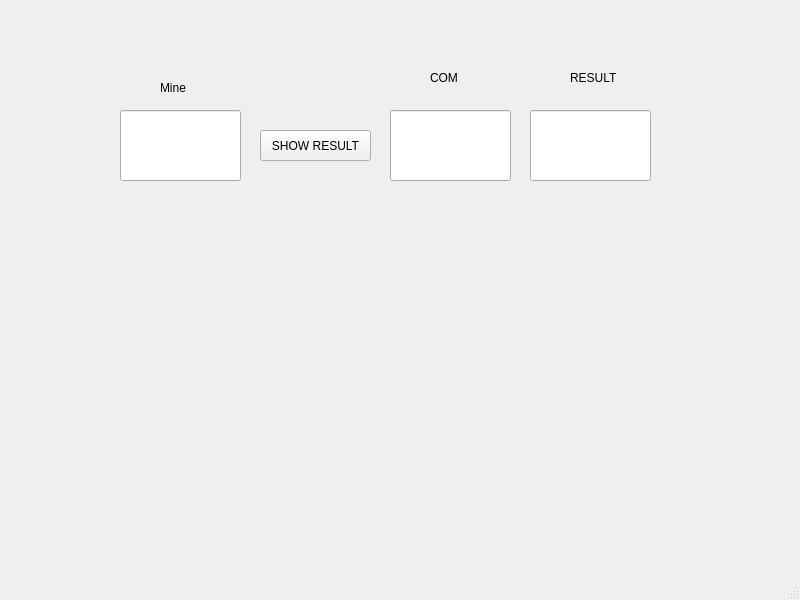
<?xml version="1.0" encoding="UTF-8"?>
<ui version="4.0">
 <class>MainWindow</class>
 <widget class="QMainWindow" name="MainWindow">
  <property name="geometry">
   <rect>
    <x>0</x>
    <y>0</y>
    <width>800</width>
    <height>600</height>
   </rect>
  </property>
  <property name="windowTitle">
   <string>MainWindow</string>
  </property>
  <widget class="QWidget" name="centralwidget">
   <widget class="QLabel" name="lbl">
    <property name="geometry">
     <rect>
      <x>160</x>
      <y>80</y>
      <width>41</width>
      <height>16</height>
     </rect>
    </property>
    <property name="accessibleName">
     <string/>
    </property>
    <property name="text">
     <string>Mine</string>
    </property>
   </widget>
   <widget class="QPushButton" name="pb">
    <property name="geometry">
     <rect>
      <x>260</x>
      <y>130</y>
      <width>111</width>
      <height>31</height>
     </rect>
    </property>
    <property name="text">
     <string>SHOW RESULT</string>
    </property>
   </widget>
   <widget class="QLineEdit" name="le1">
    <property name="geometry">
     <rect>
      <x>120</x>
      <y>110</y>
      <width>121</width>
      <height>71</height>
     </rect>
    </property>
    <property name="text">
     <string/>
    </property>
   </widget>
   <widget class="QLineEdit" name="le2">
    <property name="geometry">
     <rect>
      <x>390</x>
      <y>110</y>
      <width>121</width>
      <height>71</height>
     </rect>
    </property>
    <property name="text">
     <string/>
    </property>
   </widget>
   <widget class="QLineEdit" name="le3">
    <property name="geometry">
     <rect>
      <x>530</x>
      <y>110</y>
      <width>121</width>
      <height>71</height>
     </rect>
    </property>
   </widget>
   <widget class="QLabel" name="lbl_2">
    <property name="geometry">
     <rect>
      <x>430</x>
      <y>70</y>
      <width>41</width>
      <height>16</height>
     </rect>
    </property>
    <property name="accessibleName">
     <string/>
    </property>
    <property name="text">
     <string>COM</string>
    </property>
   </widget>
   <widget class="QLabel" name="lbl_3">
    <property name="geometry">
     <rect>
      <x>570</x>
      <y>70</y>
      <width>61</width>
      <height>16</height>
     </rect>
    </property>
    <property name="accessibleName">
     <string/>
    </property>
    <property name="text">
     <string>RESULT</string>
    </property>
   </widget>
  </widget>
  <widget class="QMenuBar" name="menubar">
   <property name="geometry">
    <rect>
     <x>0</x>
     <y>0</y>
     <width>800</width>
     <height>21</height>
    </rect>
   </property>
  </widget>
  <widget class="QStatusBar" name="statusbar"/>
 </widget>
 <resources/>
 <connections/>
</ui>
